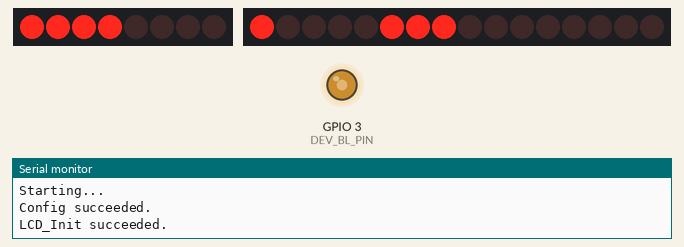
Recording of a sketch running on a simulated ESP8266 (NodeMCU). Shown: 8 shift-register outputs drawn as a row of LEDs (first output left, lit = HIGH), 16 shift-register outputs drawn as a row of LEDs (first output left, lit = HIGH), output pins drawn as LEDs (lit = HIGH), the last lines printed to the serial monitor. Wiring (inferred from the names in the program): shift register (74HC595): latch GPIO 1; 2 × shift register (74HC595): latch D7. Wiring (inferred from the signals the program sends): 2 × row of LEDs: on Q0, Q1, Q2, Q3, Q4, Q5, Q6, Q7 / on Q0, Q1, Q2, Q3, Q4, Q5, Q6, Q7, Q8, Q9, Q10, Q11, Q12, Q13, Q14, Q15. Random numbers use the default seed unless the sketch sets one; pins used as bus, display or sensor lines are not drawn.

Above: at 4.7 s.
At 10.9 s:
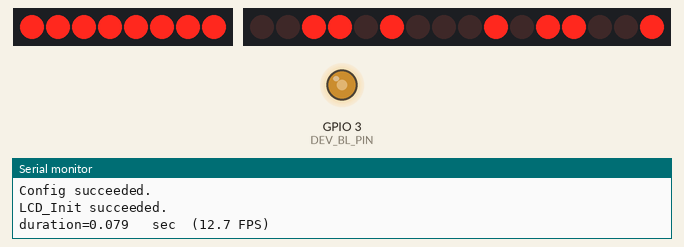
At 14.5 s:
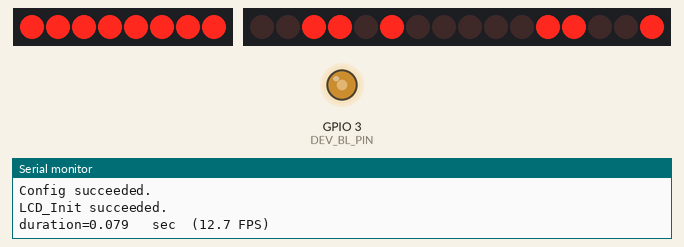
At 21.8 s:
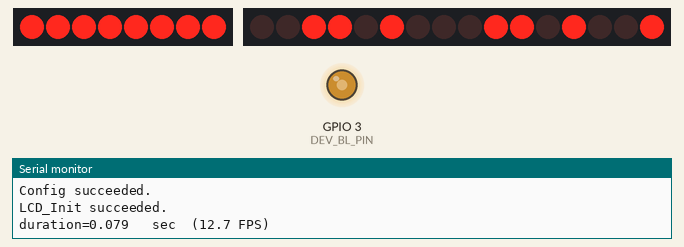
At 29.1 s:
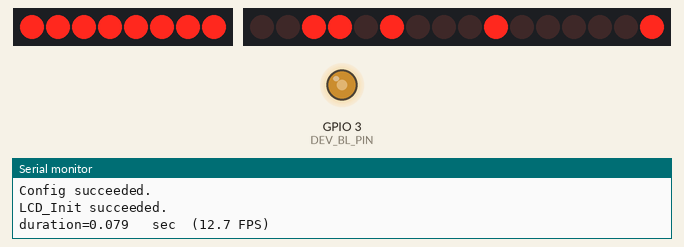
At 36.5 s:
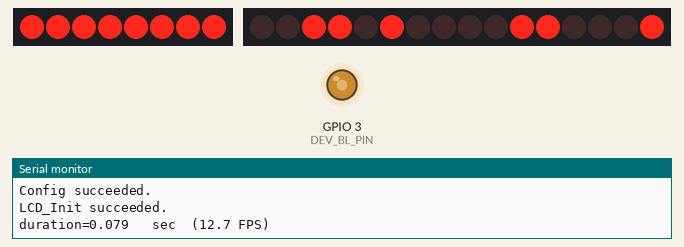
Timing chart, 0 to 38.0 s (numbered marks = the images above):
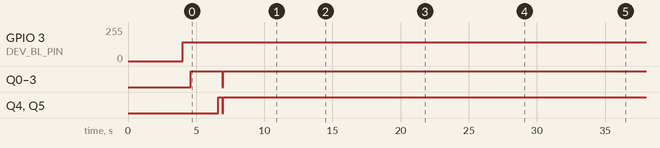

The sketch:

Fish40x30.ino
```cpp
// Generated by   : ImageConverter 565 Online
// Generated from : minFish40x30.png
// Time generated : Mon, 03 Jun 24 20:01:08 +0200
// Image Size     : 40x30 pixels
// Memory usage   : 2400 bytes


#define FISH_WIDTH  40
#define FISH_HEIGHT 30

const unsigned short minFish40x30[1200] PROGMEM={
0xFFFF, 0xFFFF, 0xFFFF, 0xFFFF, 0xFFFF, 0xFFFF, 0xFFFF, 0xFFFF, 0xFFFF, 0xFFFF, 0xFFFF, 0xFFFF, 0xFFFF, 0xFFFF, 0xFFFF, 0xFFFF,   // 0x0010 (16) pixels
0xFFFF, 0xFFFF, 0xFFFF, 0xFFFF, 0xFFFF, 0xFFFF, 0xFFFF, 0xFFFF, 0xFFFF, 0xFFFF, 0xFFFF, 0xFFFF, 0xFFFF, 0xFFFF, 0xFFFF, 0xFFFF,   // 0x0020 (32) pixels
0xFFFF, 0xFFFF, 0xFFFF, 0xFFFF, 0xFFFF, 0xFFFF, 0xFFFF, 0xFFFF, 0xFFFF, 0xFFFF, 0xFFFF, 0xFFFF, 0xFFFF, 0xFFFF, 0xFFFF, 0xFFFF,   // 0x0030 (48) pixels
0xFFFF, 0xFFFF, 0xFFFF, 0xFFFF, 0xFFFF, 0xFFFF, 0xFFFF, 0xFFFF, 0xFFFF, 0xFFFF, 0xFFFF, 0xFFFF, 0xFFFF, 0xFFFF, 0xF77D, 0x8410,   // 0x0040 (64) pixels
0xFFDF, 0xFFFF, 0xFFFF, 0xFFFF, 0xFFFF, 0xFFFF, 0xFFFF, 0xFFFF, 0xFFFF, 0xFFFF, 0xFFFF, 0xFFFF, 0xFFFF, 0xFFFF, 0xFFFF, 0xFFFF,   // 0x0050 (80) pixels
0xFFFF, 0xFFFF, 0xFFFF, 0xFFFF, 0xFFFF, 0xFFFF, 0xFFFF, 0xFFFF, 0xFFFF, 0xFFFF, 0xFFFF, 0xFFFF, 0xFFFF, 0xFFFF, 0xFFFF, 0xFFFF,   // 0x0060 (96) pixels
0xFFFF, 0xFFFF, 0xFFFF, 0xFFFF, 0xFFFF, 0x9CB2, 0x3BAE, 0x330B, 0xF79E, 0xFFFF, 0xFFFF, 0xFFFF, 0xFFFF, 0xFFFF, 0xFFFF, 0xFFFF,   // 0x0070 (112) pixels
0xFFFF, 0xFFFF, 0xFFFF, 0xFFFF, 0xFFFF, 0xFFFF, 0xFFFF, 0xFFFF, 0xFFFF, 0xFFFF, 0xFFFF, 0xFFFF, 0xFFFF, 0xFFFF, 0xFFFF, 0xFFFF,   // 0x0080 (128) pixels
0xFFFF, 0xFFFF, 0xFFFF, 0xFFFF, 0xFFFF, 0xFFFF, 0xFFFF, 0xFFFF, 0xFFFF, 0xFFFF, 0xFFFF, 0xDEBA, 0x5B8E, 0x4596, 0x67FF, 0x5430,   // 0x0090 (144) pixels
0xFFBE, 0xFFFF, 0xFFFF, 0xFFFF, 0xFFFF, 0xFFFF, 0xFFFF, 0xFFFF, 0xFFFF, 0xFFFF, 0xFFFF, 0xFFFF, 0xFFFF, 0xFFFF, 0xFFFF, 0xFFFF,   // 0x00A0 (160) pixels
0xFFFF, 0xFFFF, 0xFFFF, 0xFFFF, 0xFFFF, 0xFFFF, 0xFFFF, 0xFFFF, 0xFFFF, 0xFFFF, 0xFFFF, 0xFFFF, 0xFFFF, 0xFFFF, 0xFFFF, 0xFFFF,   // 0x00B0 (176) pixels
0xFFFF, 0xFFFF, 0x9471, 0x3C10, 0x5F7D, 0x6FFF, 0x67FF, 0x5430, 0xFFDF, 0xFFFF, 0xFFFF, 0xFFFF, 0xFFFF, 0xFFFF, 0xFFFF, 0xFFFF,   // 0x00C0 (192) pixels
0xFFFF, 0xFFFF, 0xFFFF, 0xFFFF, 0xFFFF, 0xFFFF, 0xFFFF, 0xFFFF, 0xFFFF, 0xFFFF, 0xFFFF, 0xFFFF, 0xFFFF, 0xFFFF, 0xFFFF, 0xFFFF,   // 0x00D0 (208) pixels
0xFFFF, 0xFFFF, 0xFFFF, 0xFFFF, 0xFFFF, 0xFFFF, 0xFFFF, 0xFFFF, 0xFFDF, 0x6BAE, 0x4575, 0x67FF, 0x67FF, 0x67FF, 0x5FFF, 0x6430,   // 0x00E0 (224) pixels
0xFFFF, 0xFFFF, 0xFFFF, 0xFFFF, 0xFFFF, 0xFFFF, 0xFFFF, 0xFFFF, 0xFFFF, 0xFFFF, 0xFFFF, 0xFFFF, 0xFFFF, 0xFFFF, 0xFFFF, 0xFFFF,   // 0x00F0 (240) pixels
0xFFFF, 0xFFFF, 0xFFFF, 0xFFFF, 0xFFFF, 0xFFFF, 0xFFFF, 0xFFFF, 0xFFFF, 0xFFFF, 0xFFFF, 0xFFFF, 0xFFFF, 0xFFFF, 0xFFFF, 0xEF3C,   // 0x0100 (256) pixels
0x536D, 0x4EBA, 0x6FFF, 0x67FF, 0x67FF, 0x67FF, 0x5F9E, 0x6C50, 0xFFFF, 0xFFFF, 0xFFFF, 0xFFFF, 0xFFFF, 0xFFFF, 0xFFFF, 0xFFFF,   // 0x0110 (272) pixels
0xFFFF, 0xFFFF, 0xFFFF, 0xFFFF, 0xFFFF, 0xFFFF, 0xF7BE, 0xFFFF, 0xFFFF, 0xFFFF, 0xFFFF, 0xFFFF, 0xFFFF, 0xFFFF, 0xFFFF, 0xFFFF,   // 0x0120 (288) pixels
0xFFFF, 0xFFFF, 0xFFFF, 0xFFFF, 0xFFFF, 0xFFFF, 0xCE79, 0x438E, 0x573C, 0x6FFF, 0x67FF, 0x67FF, 0x67FF, 0x67FF, 0x573C, 0x7C51,   // 0x0130 (304) pixels
0xFFFF, 0xFFFF, 0xFFFF, 0xFFFF, 0xFFFF, 0xFFFF, 0xFFFF, 0xFFFF, 0xFFFF, 0xFFFF, 0xFFFF, 0xFFFF, 0xFFFF, 0x630C, 0x9CD2, 0xFFFF,   // 0x0140 (320) pixels
0xFFFF, 0xFFFF, 0xFFFF, 0xFFFF, 0xFFFF, 0xFFFF, 0xFFFF, 0xFFFF, 0xDEFB, 0x9CD3, 0x8C30, 0x8410, 0x8410, 0x8410, 0x5ACB, 0x53CF,   // 0x0150 (336) pixels
0x54B2, 0x44F3, 0x4E18, 0x5F9E, 0x67FF, 0x6FFF, 0x4EBA, 0x94B2, 0xFFFF, 0xFFFF, 0xFFFF, 0xFFFF, 0xFFFF, 0xFFFF, 0xFFFF, 0xFFFF,   // 0x0160 (352) pixels
0xFFFF, 0xFFFF, 0xFFFF, 0xE6DB, 0x53AE, 0x3289, 0xF79E, 0xFFFF, 0xFFFF, 0xFFFF, 0xFFFF, 0xFFFF, 0xFFFF, 0xFFFF, 0xAD34, 0x73AE,   // 0x0170 (368) pixels
0x8430, 0xB596, 0xDEFB, 0xF79E, 0xFFDF, 0xFFFF, 0xFFFF, 0xFFBE, 0xEF1B, 0xC5D7, 0x9492, 0x63EF, 0x4492, 0x4EBA, 0x45D7, 0xAD55,   // 0x0180 (384) pixels
0xFFFF, 0xFFFF, 0xFFFF, 0xFFFF, 0xFFFF, 0xFFFF, 0xFFFF, 0xFFFF, 0xFFFF, 0xFFFF, 0xB555, 0x43EF, 0x3DD7, 0x8CB2, 0xFFFF, 0xFFFF,   // 0x0190 (400) pixels
0xFFFF, 0xFFFF, 0xFFFF, 0xFFFF, 0xD69A, 0x736D, 0xA534, 0xF79E, 0xFFFF, 0xFFFF, 0xFFFF, 0xFFFF, 0xFFFF, 0xFFFF, 0xFFFF, 0xFFFF,   // 0x01A0 (416) pixels
0xFFFF, 0xFFFF, 0xFFFF, 0xFFDF, 0xDE9A, 0x94B2, 0x3A8A, 0x94B2, 0xFFFF, 0xFFFF, 0xFFFF, 0xFFFF, 0xFFFF, 0xFFFF, 0xFFFF, 0xFFFF,   // 0x01B0 (432) pixels
0xFFFF, 0x8410, 0x44D3, 0x67FF, 0x4430, 0xDE79, 0xFFFF, 0xFFFF, 0xFFFF, 0xFFFF, 0xFFFF, 0x9CD3, 0x7BCF, 0xEF7D, 0xEF3D, 0x6BCC,   // 0x01C0 (448) pixels
0x5B69, 0xC5F8, 0xFFFF, 0xFFDF, 0xFFFF, 0xFFDF, 0xFFDF, 0xFFDF, 0xFFDF, 0xFFDF, 0xFFDF, 0xFFFF, 0xFFFF, 0xFFFF, 0xEF5D, 0x9492,   // 0x01D0 (464) pixels
0x6B6D, 0xEF5D, 0xFFFF, 0xFFFF, 0xFFFF, 0xFFFF, 0xFFFF, 0xE71C, 0x5B6D, 0x4E38, 0x6FFF, 0x573C, 0x740F, 0xFFFF, 0xFFFF, 0xFFFF,   // 0x01E0 (480) pixels
0xFFFF, 0xFFFF, 0x9492, 0x8C51, 0xFFFF, 0xFFDF, 0x5B8A, 0x4E60, 0x5721, 0x4385, 0xE6FC, 0xFFFF, 0xFFDF, 0xFFFF, 0xFFDF, 0xFFDF,   // 0x01F0 (496) pixels
0xFFDF, 0xFFDF, 0xFFDF, 0xFFDF, 0xFFDF, 0xFFDF, 0xFFFF, 0xFFFF, 0xD69A, 0x738E, 0x9CD3, 0xFFFF, 0xFFFF, 0xFFFF, 0xAD14, 0x43CF,   // 0x0200 (512) pixels
0x571C, 0x6FFF, 0x67FF, 0x4596, 0xAD55, 0xFFFF, 0xFFFF, 0xFFFF, 0xFFFF, 0xA514, 0x8C50, 0xFFFF, 0xFFFF, 0xEF1D, 0x4385, 0x67E2,   // 0x0210 (528) pixels
0x6FE3, 0x44A2, 0xCE19, 0xF7BE, 0x94B2, 0xFFFF, 0xFFDF, 0xFFDF, 0xFFDF, 0xFFDF, 0xFFDF, 0xFFDF, 0xFFDF, 0xFFDF, 0xFFDF, 0xFFDF,   // 0x0220 (544) pixels
0xFFFF, 0xFFFF, 0x9CD3, 0x738E, 0xEF5D, 0x73EF, 0x3CF3, 0x67FF, 0x67FF, 0x67FF, 0x67FF, 0x4C51, 0xE6DB, 0xFFFF, 0xFFFF, 0xFFFF,   // 0x0230 (560) pixels
0xD6BA, 0x73AE, 0xFFDF, 0xFFFF, 0xFFFF, 0xFFFF, 0x844F, 0x3CE1, 0x45A1, 0x5B89, 0xF77E, 0xFFFF, 0x7BCF, 0xEF5D, 0xFFFF, 0xFFDF,   // 0x0240 (576) pixels
0xFFDF, 0xFFDF, 0xFFDF, 0xFFDF, 0xFFDF, 0xFFDF, 0xFFDF, 0xFFDF, 0xFFDF, 0xFFFF, 0xFFFF, 0xC638, 0x4207, 0x4575, 0x6FFF, 0x67FF,   // 0x0250 (592) pixels
0x67FF, 0x67FF, 0x5F9E, 0x63EF, 0xFFFF, 0xFFFF, 0xFFFF, 0xFFFF, 0x9CF3, 0x736D, 0xE71C, 0xFFDF, 0xFFFF, 0xFFFF, 0xFFBF, 0xB576,   // 0x0260 (608) pixels
0xA514, 0xEF3D, 0xFFFF, 0xFFFF, 0x7BEF, 0xDEFB, 0xFFFF, 0xFFDF, 0xFFDF, 0xFFDF, 0xFFDF, 0xFFDF, 0xFFDF, 0xFFDF, 0xFFDF, 0xFFDF,   // 0x0270 (624) pixels
0xFFDF, 0xFFDF, 0xFFFF, 0xFFFF, 0xA514, 0x3C30, 0x67FF, 0x67FF, 0x67FF, 0x67FF, 0x4E38, 0x8C50, 0xFFFF, 0xFFFF, 0xFFFF, 0xFFFF,   // 0x0280 (640) pixels
0xF7BE, 0x4A49, 0x632C, 0x8430, 0x83EF, 0x9CF3, 0xFFFF, 0xFFFF, 0xFFFF, 0xFFFF, 0xFFFF, 0xFFDF, 0x7BCE, 0xEF7D, 0xFFFF, 0xFFDF,   // 0x0290 (656) pixels
0xFFDF, 0xFFDF, 0xFFDF, 0xFFDF, 0xFFDF, 0xFFDF, 0xFFDF, 0xFFDF, 0xFFDF, 0xFFFF, 0xFFFF, 0xBDF7, 0x39E7, 0x4596, 0x6FFF, 0x67FF,   // 0x02A0 (672) pixels
0x67FF, 0x67FF, 0x571C, 0x6BEF, 0xFFFF, 0xFFFF, 0xFFFF, 0xFFFF, 0xFFFF, 0xD69A, 0x7BEF, 0xF79E, 0xEF5D, 0xF79E, 0xFFFF, 0xFFDF,   // 0x02B0 (688) pixels
0xFFDF, 0xFFDF, 0xFFFF, 0xD69A, 0x8430, 0xFFFF, 0xFFFF, 0xFFDF, 0xFFDF, 0xFFDF, 0xFFDF, 0xFFDF, 0xFFDF, 0xFFDF, 0xFFDF, 0xFFDF,   // 0x02C0 (704) pixels
0xFFFF, 0xFFDF, 0x9492, 0x8410, 0xE71C, 0x8451, 0x3C71, 0x5F9E, 0x67FF, 0x67FF, 0x67FF, 0x4C71, 0xDE9A, 0xFFFF, 0xFFFF, 0xFFFF,   // 0x02D0 (720) pixels
0xFFFF, 0xFFFF, 0xA534, 0x73AE, 0xF7BE, 0xFFFF, 0xFFFF, 0xFFFF, 0xFFFF, 0xFFFF, 0xFFDF, 0x73AE, 0xCE79, 0xFFFF, 0xFFDF, 0xFFDF,   // 0x02E0 (736) pixels
0xFFDF, 0xFFDF, 0xFFDF, 0xFFDF, 0xFFDF, 0xFFDF, 0xFFFF, 0xFFFF, 0xD6BA, 0x6B6D, 0xA513, 0xFFFF, 0xFFFF, 0xFFFF, 0xBD96, 0x4B6D,   // 0x02F0 (752) pixels
0x4EBA, 0x6FFF, 0x67FF, 0x4E38, 0x9CD3, 0xFFFF, 0xFFFF, 0xFFFF, 0xFFFF, 0xFFFF, 0xFFFF, 0xB596, 0x630C, 0xB596, 0xF7BE, 0xFFFF,   // 0x0300 (768) pixels
0xFFFF, 0xD6BA, 0x73AE, 0xAD55, 0xFFFF, 0xFFDF, 0xFFDF, 0xFFDF, 0xFFDF, 0xFFDF, 0xFFDF, 0xFFFF, 0xFFFF, 0xFFFF, 0xEF5D, 0x9491,   // 0x0310 (784) pixels
0x7BCF, 0xDEFB, 0xFFFF, 0xFFFF, 0xFFFF, 0xFFFF, 0xFFFF, 0xF75D, 0x73CF, 0x4534, 0x67FF, 0x5FDF, 0x5BCF, 0xFFFF, 0xFFFF, 0xFFFF,   // 0x0320 (800) pixels
0xFFFF, 0xFFFF, 0xFFFF, 0xFFFF, 0xEF5C, 0x6B6D, 0x39A7, 0x5269, 0x7BAE, 0x9491, 0xDEDB, 0xFFFF, 0xFFFF, 0xFFFF, 0xFFFF, 0xFFFF,   // 0x0330 (816) pixels
0xFFFF, 0xFFFF, 0xFFFF, 0xFFBE, 0xCE18, 0x7C10, 0x4249, 0xBDB6, 0xFFFF, 0xFFFF, 0xFFFF, 0xFFFF, 0xFFFF, 0xFFFF, 0xFFFF, 0xFFFF,   // 0x0340 (832) pixels
0xFFFF, 0x9CB2, 0x3BEF, 0x67FF, 0x44B2, 0xC5D7, 0xFFFF, 0xFFFF, 0xFFFF, 0xFFFF, 0xFFFF, 0xFFFF, 0xFFFF, 0xFFFF, 0xCE59, 0x73AE,   // 0x0350 (848) pixels
0x6B6D, 0x9CD3, 0xB5B6, 0xC638, 0xD6BA, 0xDEFB, 0xE71C, 0xDEBA, 0xCDF7, 0xAD34, 0x8471, 0x5C10, 0x4492, 0x4EBA, 0x4CB2, 0xE6DB,   // 0x0360 (864) pixels
0xFFFF, 0xFFFF, 0xFFFF, 0xFFFF, 0xFFFF, 0xFFFF, 0xFFFF, 0xFFFF, 0xFFFF, 0xFFFF, 0xBD96, 0x43AE, 0x3DF7, 0x8CB2, 0xFFFF, 0xFFFF,   // 0x0370 (880) pixels
0xFFFF, 0xFFFF, 0xFFFF, 0xFFFF, 0xFFFF, 0xFFFF, 0xFFFF, 0xFFFF, 0xFFFF, 0xD679, 0xAD55, 0x9CB2, 0x8C71, 0x8C51, 0x4A49, 0x338D,   // 0x0380 (896) pixels
0x4D96, 0x4DF7, 0x56FB, 0x5FDF, 0x67FF, 0x6FFF, 0x4555, 0xBDD6, 0xFFFF, 0xFFFF, 0xFFFF, 0xFFFF, 0xFFFF, 0xFFFF, 0xFFFF, 0xFFFF,   // 0x0390 (912) pixels
0xFFFF, 0xFFFF, 0xFFFF, 0xDEBA, 0x4B4D, 0x42CB, 0xFFFF, 0xFFFF, 0xFFFF, 0xFFFF, 0xFFFF, 0xFFFF, 0xFFFF, 0xFFFF, 0xFFFF, 0xFFFF,   // 0x03A0 (928) pixels
0xFFFF, 0xFFFF, 0xFFFF, 0xFFFF, 0xFFFF, 0xFFFF, 0xF79E, 0x5BAE, 0x4E79, 0x6FFF, 0x67FF, 0x67FF, 0x67FF, 0x67FF, 0x4E18, 0xA514,   // 0x03B0 (944) pixels
0xFFFF, 0xFFFF, 0xFFFF, 0xFFFF, 0xFFFF, 0xFFFF, 0xFFFF, 0xFFFF, 0xFFFF, 0xFFFF, 0xFFFF, 0xFFFF, 0xF79E, 0x5ACB, 0xDEDB, 0xFFFF,   // 0x03C0 (960) pixels
0xFFFF, 0xFFFF, 0xFFFF, 0xFFFF, 0xFFFF, 0xFFFF, 0xFFFF, 0xFFFF, 0xFFFF, 0xFFFF, 0xFFFF, 0xFFFF, 0xFFFF, 0xFFFF, 0xFFFF, 0xFFDF,   // 0x03D0 (976) pixels
0x7BEF, 0x3CD3, 0x67FF, 0x67FF, 0x67FF, 0x67FF, 0x4EBA, 0x94B2, 0xFFFF, 0xFFFF, 0xFFFF, 0xFFFF, 0xFFFF, 0xFFFF, 0xFFFF, 0xFFFF,   // 0x03E0 (992) pixels
0xFFFF, 0xFFFF, 0xFFFF, 0xFFFF, 0xFFFF, 0xFFFF, 0xFFFF, 0xFFFF, 0xFFFF, 0xFFFF, 0xFFFF, 0xFFFF, 0xFFFF, 0xFFFF, 0xFFFF, 0xFFFF,   // 0x03F0 (1008) pixels
0xFFFF, 0xFFFF, 0xFFFF, 0xFFFF, 0xFFFF, 0xFFFF, 0xFFFF, 0xFFFF, 0xFFFF, 0xA4D3, 0x3BAE, 0x573C, 0x6FFF, 0x67FF, 0x571C, 0x8471,   // 0x0400 (1024) pixels
0xFFFF, 0xFFFF, 0xFFFF, 0xFFFF, 0xFFFF, 0xFFFF, 0xFFFF, 0xFFFF, 0xFFFF, 0xFFFF, 0xFFFF, 0xFFFF, 0xFFFF, 0xFFFF, 0xFFFF, 0xFFFF,   // 0x0410 (1040) pixels
0xFFFF, 0xFFFF, 0xFFFF, 0xFFFF, 0xFFFF, 0xFFFF, 0xFFFF, 0xFFFF, 0xFFFF, 0xFFFF, 0xFFFF, 0xFFFF, 0xFFFF, 0xFFFF, 0xFFFF, 0xFFFF,   // 0x0420 (1056) pixels
0xFFFF, 0xFFFF, 0xDE79, 0x638E, 0x4575, 0x67FF, 0x5F5D, 0x7C71, 0xFFFF, 0xFFFF, 0xFFFF, 0xFFFF, 0xFFFF, 0xFFFF, 0xFFFF, 0xFFFF,   // 0x0430 (1072) pixels
0xFFFF, 0xFFFF, 0xFFFF, 0xFFFF, 0xFFFF, 0xFFFF, 0xFFFF, 0xFFFF, 0xFFFF, 0xFFFF, 0xFFFF, 0xFFFF, 0xFFFF, 0xFFFF, 0xFFFF, 0xFFFF,   // 0x0440 (1088) pixels
0xFFFF, 0xFFFF, 0xFFFF, 0xFFFF, 0xFFFF, 0xFFFF, 0xFFFF, 0xFFFF, 0xFFFF, 0xFFFF, 0xFFFF, 0xFFFF, 0x9CB2, 0x43AE, 0x4659, 0x7471,   // 0x0450 (1104) pixels
0xFFFF, 0xFFFF, 0xFFFF, 0xFFFF, 0xFFFF, 0xFFFF, 0xFFFF, 0xFFFF, 0xFFFF, 0xFFFF, 0xFFFF, 0xFFFF, 0xFFFF, 0xFFFF, 0xFFFF, 0xFFFF,   // 0x0460 (1120) pixels
0xFFFF, 0xFFFF, 0xFFFF, 0xFFFF, 0xFFFF, 0xFFFF, 0xFFFF, 0xFFFF, 0xFFFF, 0xFFFF, 0xFFFF, 0xFFFF, 0xFFFF, 0xFFFF, 0xFFFF, 0xFFFF,   // 0x0470 (1136) pixels
0xFFFF, 0xFFFF, 0xFFFF, 0xFFFF, 0xFFFF, 0xE6FB, 0x638E, 0x6B8D, 0xFFFF, 0xFFFF, 0xFFFF, 0xFFFF, 0xFFFF, 0xFFFF, 0xFFFF, 0xFFFF,   // 0x0480 (1152) pixels
0xFFFF, 0xFFFF, 0xFFFF, 0xFFFF, 0xFFFF, 0xFFFF, 0xFFFF, 0xFFFF, 0xFFFF, 0xFFFF, 0xFFFF, 0xFFFF, 0xFFFF, 0xFFFF, 0xFFFF, 0xFFFF,   // 0x0490 (1168) pixels
0xFFFF, 0xFFFF, 0xFFFF, 0xFFFF, 0xFFFF, 0xFFFF, 0xFFFF, 0xFFFF, 0xFFFF, 0xFFFF, 0xFFFF, 0xFFFF, 0xFFFF, 0xFFFF, 0xFFDF, 0xF7BE,   // 0x04A0 (1184) pixels
0xFFFF, 0xFFFF, 0xFFFF, 0xFFFF, 0xFFFF, 0xFFFF, 0xFFFF, 0xFFFF, 0xFFFF, 0xFFFF, 0xFFFF, 0xFFFF, 0xFFFF, 0xFFFF, 0xFFFF, 0xFFFF,   // 0x04B0 (1200) pixels
};
```

ILI.ino
```cpp
#define SetColumnAddress          0x2A // Column Address Set
#define SetPageAddress            0x2B // Page Address Set
#define WriteFrameMemory          0x2C // Memory Write
#define SetPartialArea            0x30 // SetPartialArea (ILI page 118) also known as PLTAR
#define TurnOnPartialDisplayMode  0x12 // Partial Mode ON
#define TurnOnNormalDisplayMode   0x13 // Normal Display Mode ON (NORON), turns off partial display mode
#define RAMRD                     0x2E // Memory Read (unused)
#define MADCTL                    0x36 // Memory Access Control

// Specify names for some colors

#define WHITE         0xFFFF
#define BLACK         0x0000
#define BLUE          0x001F
#define BRED          0XF81F
#define GRED          0XFFE0
#define GBLUE         0X07FF
#define RED           0xF800
#define MAGENTA       0xF81F
#define GREEN         0x07E0
#define CYAN          0x7FFF
#define YELLOW        0xFFE0
#define BROWN         0XBC40
#define BRRED         0XFC07
#define GRAY          0X8430
#define DARKBLUE      0X01CF
#define LIGHTBLUE     0X7D7C
#define GRAYBLUE      0X5458
#define LIGHTGREEN    0X841F
#define LGRAY         0XC618
#define LGRAYBLUE     0XA651
#define LBBLUE        0X2B12

/*
 *  Other ILI commands (not used in this demo code):
 *
 *  Page numbers refer to the ILI9341 data sheet version 1.11.
 */

#define ILI9341_SLPOUT      0x11      // Sleep Out                           (page 101) - initialization command 1
#define ILI9341_PTLON       0x12      // Partial Mode ON                     (page 103) - not currently used
#define ILI9341_NORON       0x13      // Normal Display Mode ON              (page 104) - not currently used
#define ILI9341_GAMMASET    0x26      // Gamma Set                           (page 107) - initialization command 18
#define ILI9341_DISPON      0x29      // Display ON                          (page 109) - initialization command 21
#define ILI9341_CASET       0x2A      // Column Address Set                  (page 110) - used during writes
#define ILI9341_PASET       0x2B      // Page Address Set                    (page 112) - used during writes
#define ILI9341_RAMWR       0x2C      // Memory Write / Write Frame Memory   (page 114) - used during writes
#define ILI9341_PTLAR       0x30      // Set Partial Area                    (page 118) - not currently used
#define ILI9341_MADCTL      0x36      // Memory Access Control               (page 127) - initialization command 13
#define ILI9341_PIXFMT      0x3A      // COLMOD: Pixel Format Set            (page 134) - initialization command 12
#define ILI9341_FRMCTR1     0xB1      // Frame Rate Control for normal mode  (page 155) - initialization command 14
#define ILI9341_DFUNCTR     0xB6      // Display Function Control            (page 164) - initialization command 15
#define ILI9341_PWCTR1      0xC0      // Power Control 1                     (page 178) - initialization command 8
#define ILI9341_PWCTR2      0xC1      // Power Control 2                     (page 179) - initialization command 9
#define ILI9341_VMCTR1      0xC5      // VCOM Control 1                      (page 180) - initialization command 10
#define ILI9341_VMCTR2      0xC7      // VCOM Control 2                      (page 182) - initialization command 11
#define ILI9341_GMCTRP1     0xE0      // Positive Gamma Correction           (page 188) - initialization command 19
#define ILI9341_GMCTRN1     0xE1      // Negative Gamma Correction           (page 189) - initialization command 20

/*
 *    The following commands are not in the Adafruit ILI9341 header:
 */

#define ILI9341_STS         0x44      // Set tear scanline                    (page 139) - initialization command 16
#define ILI9341_PCA         0xCB      // Power Control A                      (page 195) - initialization command 5
#define ILI9341_PCB         0xCF      // Power Control B                      (page 196) - initialization command 2
#define ILI9341_DTCA        0xE8      // Driver Timing Control A              (page 197) - initialization command 4
#define ILI9341_DTCB        0xEA      // Driver Timing Control B              (page 199) - initialization command 7
#define ILI9341_POSC        0xED      // Power On Sequence Control            (page 200) - initialization command 3
#define ILI9341_GAMMA3SET   0xF2      // 3 Gamma Control (set 0 to Disable)   (page 201) - initialization command 17
#define ILI9341_PRC         0xF7      // Pump Ratio Control                   (page 202) - initialization command 6
```

utility.ino
```cpp
// (licence header left out)
void turnOnPartialDisplayMode()
{
  LCD_Write_Command(TurnOnPartialDisplayMode);
}

void turnOnNormalDisplayMode()
{
  LCD_Write_Command(TurnOnNormalDisplayMode);
}

void setPartialArea(uint16_t x, uint16_t y)
{
    LCD_Write_Command(SetPartialArea);
    LCD_WriteData_Word(x);
    LCD_WriteData_Word(y);
}

void setColumnAddress(uint16_t firstCol, uint16_t lastCol)
{
    LCD_Write_Command(SetColumnAddress);
    LCD_WriteData_Word(firstCol);
    LCD_WriteData_Word(lastCol);
}

void setPageAddress(uint16_t firstRow, uint16_t lastRow)
{
    LCD_Write_Command(SetPageAddress);
    LCD_WriteData_Word(firstRow);
    LCD_WriteData_Word(lastRow);
}

void writeFrameMemory()
{
    LCD_Write_Command(WriteFrameMemory);
}
```

DEV_Config.cpp
```cpp
// (licence header left out)
#include "DEV_Config.h"

void GPIO_Init()
{
  pinMode(DEV_CS_PIN, OUTPUT);
  pinMode(DEV_RST_PIN, OUTPUT);
  pinMode(DEV_DC_PIN, OUTPUT);
  pinMode(DEV_BL_PIN, OUTPUT);
  analogWrite(DEV_BL_PIN,140);
 }

 void Config_Init()
 {
  GPIO_Init();

  //Serial
  Serial.begin(115200);

  //spi
  SPI.begin();
  SPI.beginTransaction(SPISettings(DEV_SPI_FREQUENCY, MSBFIRST, SPI_MODE3));
  }
```

LCD_Driver.h
```cpp
// (licence header left out)
#ifndef __LCD_DRIVER_H
#define __LCD_DRIVER_H

#include "DEV_Config.h"

#define LCD_WIDTH   240 //LCD width
#define LCD_HEIGHT  320 //LCD height


void LCD_Write_Command(uint8_t data);
void LCD_WriteData_Byte(uint8_t data);
void LCD_WriteData_Word(uint16_t da);

void LCD_SetCursor(uint16_t X, uint16_t Y);
void LCD_SetWindow(uint16_t Xstart, uint16_t Ystart, uint16_t Xend, uint16_t  Yend);
void LCD_DrawPaint(uint16_t x, uint16_t y, uint16_t Color);

void LCD_Init(void);
void LCD_SetBackLight(uint16_t Value);

void LCD_Clear(uint16_t Color);
void LCD_ClearWindow(uint16_t Xstart, uint16_t Ystart, uint16_t Xend, uint16_t Yend,uint16_t color);

#endif
```

Source omitted: G70x70.ino (data table, 47429 bytes), aiveG70x70.ino (data table, 47401 bytes), Rects40x30.ino (data table, 11730 bytes), WWW.ino (4861 bytes), DEV_Config.h (2586 bytes), LCD_Driver.cpp (9621 bytes), nimalWWWforWaveshareLCD.ino (2914 bytes)

Measured:
- by itself, GPIO 3 (DEV_BL_PIN): 0/255 → 140/255 at 4.0 s
- by itself, Q0–3: LOW → HIGH at 4.6 s, → LOW 2.3 s later, → HIGH 0.08 s later
- by itself, Q4, Q5: LOW → HIGH at 6.6 s, → LOW 0.31 s later, → HIGH 0.08 s later
